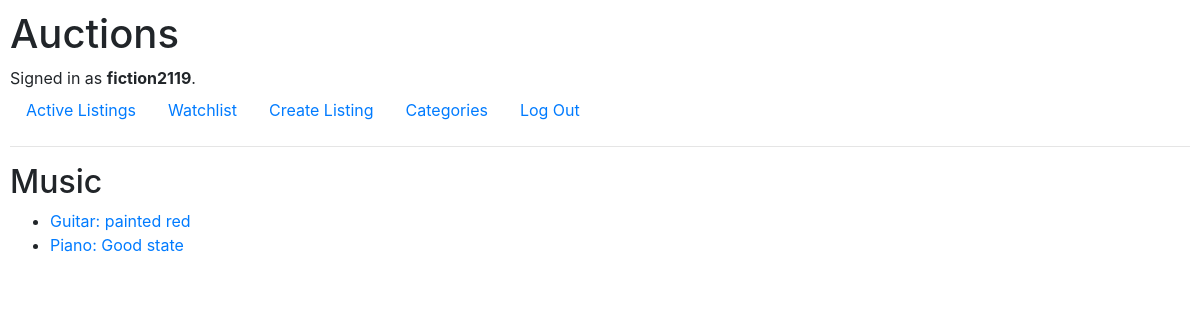
Page /category/1 (signed in) on the earlier database version.
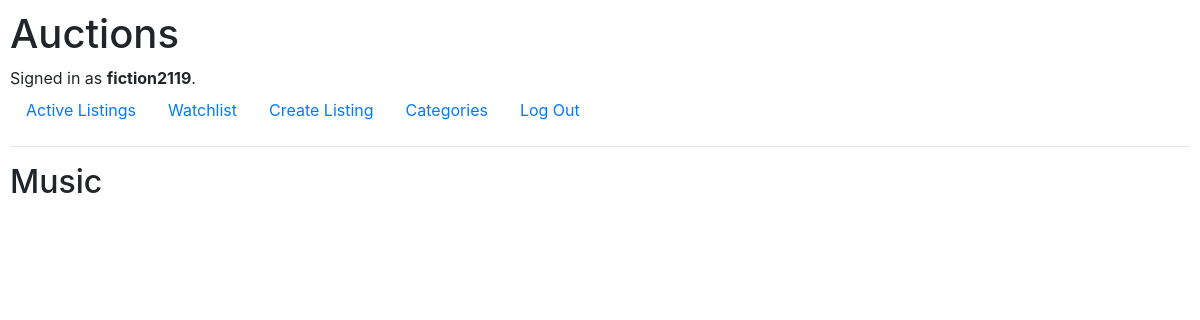
Same page on the later database version.
### auctions/models.py (models this page shows)
class Product(models.Model):
    title = models.CharField(max_length=70)
    description = models.CharField(max_length=300)
    url = models.ImageField(upload_to="products", blank=True)
    initial_bid = models.IntegerField()
    seller = models.CharField(max_length=56)
    category = models.ForeignKey(Category,on_delete=models.CASCADE)
    def __str__(self):
        return f" {self.title}: {self.description}"

### auctions/views.py (the view)
# urls.py: path("category/<int:category_id>", views.category, name="category"),
def category(request, category_id):
    category = Category.objects.get(pk=category_id)
    products = Product.objects.filter(category=category)
    return render(request, "auctions/category.html", {
        "category": category,
        "products": products,
    })

### auctions/templates/auctions/category.html
{% extends "auctions/layout.html" %}
{% block body %}
    <h2>{{category.category}}</h2>
    <ul>
        {% for product in products %}
            <li> <a href="{% url 'auctions:product' product.id%}">{{product}}
            </a></li>
        {% endfor %}
    </ul>
{% endblock %}

Differences in the rows shown:
removed Product: title+description "Guitar: painted red"
removed Product: title+description "Piano: Good state"
